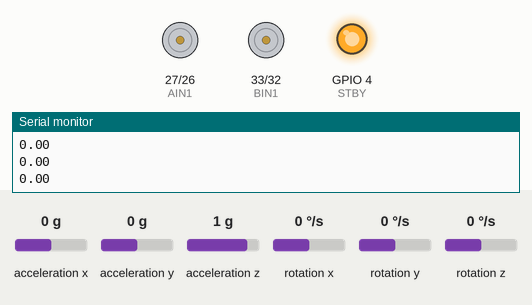
Simulated run of this sketch. Board: ESP32. Shown: motor-driver pin pairs drawn as motors (green arrow = first pin HIGH = forward, orange = second pin HIGH = backward, longer = more drive, scaled by the enable pin, stopped while the standby pin is LOW), output pins drawn as LEDs (lit = HIGH), the last lines printed to the serial monitor. The test bench sets the inputs (shaded band); at power-on: acceleration y 0 g, acceleration x 0 g, acceleration z 1 g, rotation x 0 °/s, rotation y 0 °/s, rotation z 0 °/s.

Above: at 5.2 s.
5.3 s: acceleration y set to -1.4 g
At 6.5 s:
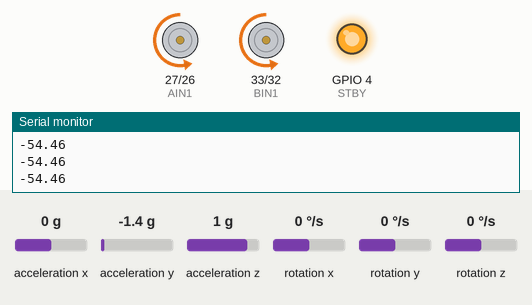
6.8 s: acceleration y set to 0.8 g
At 7.6 s:
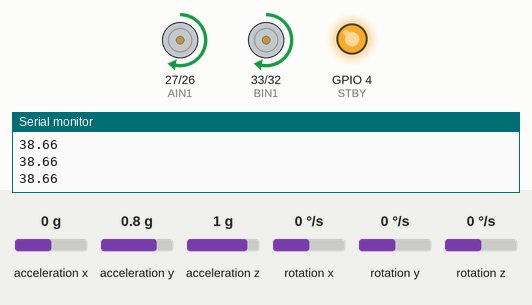
8.3 s: acceleration y set to 0 g
At 8.7 s:
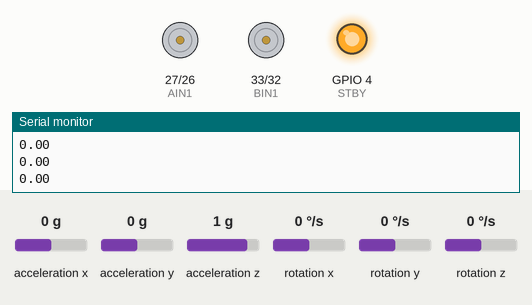
9.8 s: acceleration y set to -0.8 g
At 10.9 s:
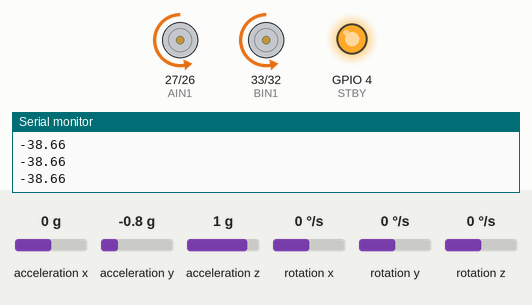
11.3 s: acceleration y set to 1.4 g
At 12.0 s:
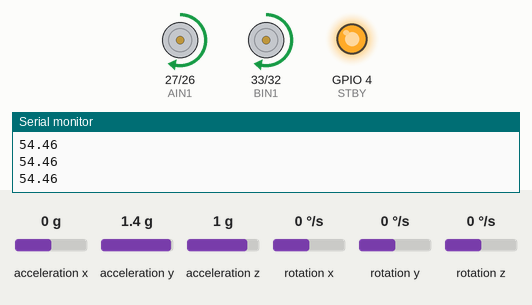
Timing chart, 0 to 13.8 s (numbered marks = the images above; inputs shaded):
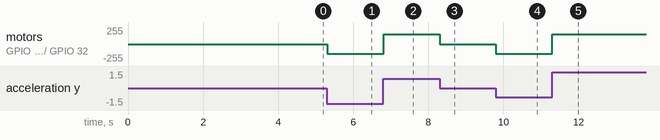

Measured:
- after the input at 5.3 s, motor on GPIO 27 (AIN1) / GPIO 26 (AIN2), motor on GPIO 33 (BIN1) / GPIO 32 (BIN2): stopped → backward 149/255 at once
- after the input at 6.8 s, motor on GPIO 27 (AIN1) / GPIO 26 (AIN2), motor on GPIO 33 (BIN1) / GPIO 32 (BIN2): backward 149/255 → forward 149/255 at once
- after the input at 8.3 s, motor on GPIO 27 (AIN1) / GPIO 26 (AIN2), motor on GPIO 33 (BIN1) / GPIO 32 (BIN2): forward 149/255 → stopped at once
- after the input at 9.8 s, motor on GPIO 27 (AIN1) / GPIO 26 (AIN2), motor on GPIO 33 (BIN1) / GPIO 32 (BIN2): stopped → backward 149/255 at once
- after the input at 11.3 s, motor on GPIO 27 (AIN1) / GPIO 26 (AIN2), motor on GPIO 33 (BIN1) / GPIO 32 (BIN2): backward 149/255 → forward 149/255 at once

The sketch:

01_bang_bang.ino
```cpp
// Stage 1: bang-bang (on/off) balancing
// ESP32 + MPU6050 + TB6612 motor driver
// Drives the motors at a fixed speed whenever the tilt leaves a +/-5 degree band.

#include <Wire.h>
#include <MPU6050_light.h>

MPU6050 mpu(Wire);

// TB6612
#define PWMA 25
#define AIN1 27
#define AIN2 26

#define PWMB 14
#define BIN1 33
#define BIN2 32

#define STBY 4

void setup() {

  Serial.begin(115200);

  Wire.begin(21,22);

  byte status = mpu.begin();

  if(status != 0){
    Serial.println("MPU ERROR");
    while(1);
  }

  delay(1000);

  Serial.println("Keep robot upright...");
  delay(2000);

  mpu.calcOffsets();

  pinMode(AIN1, OUTPUT);
  pinMode(AIN2, OUTPUT);

  pinMode(BIN1, OUTPUT);
  pinMode(BIN2, OUTPUT);

  pinMode(STBY, OUTPUT);
  digitalWrite(STBY, HIGH);

  ledcAttach(PWMA, 1000, 8);
  ledcAttach(PWMB, 1000, 8);

  Serial.println("Ready");
}

void loop() {

  mpu.update();

  float angle = mpu.getAngleX();   // X-axis balancing

  Serial.println(angle);

  if(angle > 5) {

    // Forward

    digitalWrite(AIN1,HIGH);
    digitalWrite(AIN2,LOW);

    digitalWrite(BIN1,HIGH);
    digitalWrite(BIN2,LOW);

    ledcWrite(PWMA,150);
    ledcWrite(PWMB,150);
  }

  else if(angle < -5) {

    // Reverse

    digitalWrite(AIN1,LOW);
    digitalWrite(AIN2,HIGH);

    digitalWrite(BIN1,LOW);
    digitalWrite(BIN2,HIGH);

    ledcWrite(PWMA,150);
    ledcWrite(PWMB,150);
  }

  else {

    ledcWrite(PWMA,0);
    ledcWrite(PWMB,0);
  }

  delay(10);
}
```
